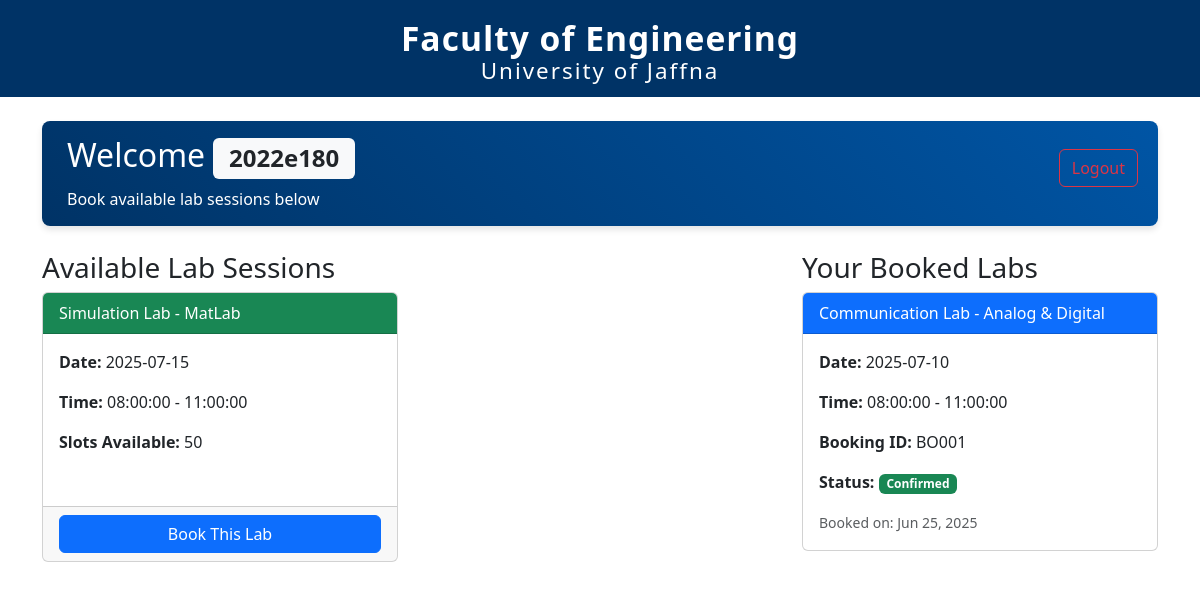
Screenshot of /student_dashboard.php (signed in) with the database file from the repository.
### tables this page shows
CREATE TABLE `student` (
  `Student_ID` varchar(10) NOT NULL,
  `user_id` varchar(10) DEFAULT NULL,
  `Name` varchar(100) NOT NULL,
  `Semester` varchar(20) DEFAULT NULL
);

CREATE TABLE `lab_schedule` (
  `Schedule_ID` varchar(10) NOT NULL,
  `Date` date DEFAULT NULL,
  `Remaining_Capacity` int(11) DEFAULT NULL,
  `Start_Time` time DEFAULT NULL,
  `End_Time` time DEFAULT NULL,
  `Lab_ID` varchar(10) DEFAULT NULL,
  `Lab_TO_ID` varchar(10) DEFAULT NULL,
  `Instructor_ID` varchar(10) DEFAULT NULL,
  `Status` enum('pending','approved','rejected') DEFAULT 'pending'
);

CREATE TABLE `lab_booking` (
  `Booking_ID` varchar(10) NOT NULL,
  `Booking_Date` timestamp NOT NULL DEFAULT current_timestamp(),
  `Student_ID` varchar(10) DEFAULT NULL,
  `Instructor_ID` varchar(10) DEFAULT NULL,
  `Schedule_ID` varchar(10) DEFAULT NULL,
  `Lecture_ID` varchar(10) DEFAULT NULL,
  `Status` enum('pending','approved','rejected','cancelled') NOT NULL DEFAULT 'pending'
);

### student_dashboard.php (the view, shortened to what this page needs)
<?php
include 'config.php';
$user_id = $_SESSION['user_id'];
$student_result = $conn->query("SELECT Student_ID FROM Student WHERE user_id = '$user_id'");
$student_id = '';
if ($student_result && $student_result->num_rows > 0) {
    $student = $student_result->fetch_assoc();
    $student_id = $student['Student_ID'];
}
$available_schedules = $conn->query("
    SELECT s.*, CONCAT(l.Name, ' - ', l.Type) AS lab_fullname
    FROM Lab_Schedule s
    JOIN Lab l ON s.Lab_ID = l.Lab_ID
    WHERE s.Status = 'approved'
    AND s.Remaining_Capacity > 0
    AND s.Schedule_ID NOT IN (
        SELECT Schedule_ID FROM Lab_Booking WHERE Student_ID = '$student_id'
    )
");
$booked_schedules = $conn->query("
    SELECT s.*, CONCAT(l.Name, ' - ', l.Type) AS lab_fullname, b.Booking_ID, b.Booking_Date
    FROM Lab_Booking b
    JOIN Lab_Schedule s ON b.Schedule_ID = s.Schedule_ID
    JOIN Lab l ON s.Lab_ID = l.Lab_ID
    WHERE b.Student_ID = '$student_id'
    ORDER BY s.Date ASC
");
?>
<!DOCTYPE html>
<html>
<head>
    <link href="https://cdn.jsdelivr.net/npm/bootstrap@5.3.0/dist/css/bootstrap.min.css" rel="stylesheet">
</head>
<body>
    <?php include 'header.php'; ?>
    <div class="container mt-4 position-relative">
        <a href="logout.php" class="btn btn-outline-danger logout-btn">Logout</a>
        <div class="welcome-message">
            <h2>
                <?php if ($student_id): ?>
                    Welcome <span class="badge bg-light text-dark"><?= htmlspecialchars($student_id) ?></span>
                <?php else: ?>
                    Welcome Student
                <?php endif; ?>
            </h2>
            <p class="mb-0">Book available lab sessions below</p>
        </div>
        <div class="row">
            <div class="col-md-8">
                <h3>Available Lab Sessions</h3>
                <?php if ($available_schedules && $available_schedules->num_rows === 0): ?>
                    <div class="alert alert-info">No available lab sessions at this time</div>
                <?php elseif ($available_schedules && $available_schedules->num_rows > 0): ?>
                    <div class="row">
                        <?php while($schedule = $available_schedules->fetch_assoc()): ?>
                            <div class="col-md-6 mb-3">
                                <div class="card h-100">
                                    <div class="card-header bg-success text-white">
                                        <?= htmlspecialchars($schedule['lab_fullname']) ?>
                                    </div>
                                    <div class="card-body">
                                        <p><strong>Date:</strong> <?= htmlspecialchars($schedule['Date']) ?></p>
                                        <p><strong>Time:</strong> <?= htmlspecialchars($schedule['Start_Time']) ?> - <?= htmlspecialchars($schedule['End_Time']) ?></p>
                                        <p><strong>Slots Available:</strong> <?= htmlspecialchars($schedule['Remaining_Capacity']) ?></p>
                                    </div>
                                    <div class="card-footer">
                                        <form method="POST">
                                            <button type="submit" class="btn btn-primary w-100">Book This Lab</button>
                                        </form>
                                    </div>
                                </div>
                            </div>
                        <?php endwhile; ?>
                    </div>
                <?php else: ?>
                    <div class="alert alert-danger">Error loading schedules. Please try again later.</div>
                <?php endif; ?>
            </div>
            <div class="col-md-4">
                <h3>Your Booked Labs</h3>
                <?php if ($booked_schedules && $booked_schedules->num_rows === 0): ?>
                    <div class="alert alert-info">You haven't booked any labs yet</div>
                <?php elseif ($booked_schedules && $booked_schedules->num_rows > 0): ?>
                    <?php while($booked = $booked_schedules->fetch_assoc()): ?>
                        <div class="card booked-card mb-3">
                            <div class="card-header bg-primary text-white">
                                <?= htmlspecialchars($booked['lab_fullname']) ?>
                            </div>
                            <div class="card-body">
                                <p><strong>Date:</strong> <?= htmlspecialchars($booked['Date']) ?></p>
                                <p><strong>Time:</strong> <?= htmlspecialchars($booked['Start_Time']) ?> - <?= htmlspecialchars($booked['End_Time']) ?></p>
                                <p><strong>Booking ID:</strong> <?= htmlspecialchars($booked['Booking_ID']) ?></p>
                                <p><strong>Status:</strong>
                                    <span class="badge bg-success">Confirmed</span>
                                </p>
                                <small class="text-muted">
                                    Booked on: <?= date('M d, Y', strtotime($booked['Booking_Date'])) ?>
                                </small>
                            </div>
                        </div>
                    <?php endwhile; ?>
                <?php else: ?>
                    <div class="alert alert-warning">Error loading your bookings</div>
                <?php endif; ?>
            </div>
        </div>
    </div>
</body>
</html>

### student_dashboard.php (style rules this page uses)
.logout-btn { position: absolute; right: 32px; top: 28px; }
.welcome-message { background: linear-gradient(45deg, #003366, #0055a5); color: white; padding: 15px 25px; border-radius: 8px; margin-bottom: 25px; box-shadow: 0 4px 6px rgba(0,0,0,0.1); }
.card { transition: transform 0.3s, box-shadow 0.3s; margin-bottom: 20px; }
.booked-card { background: #f8f9fa; border-left: 4px solid #28a745; }
body { background: #fff; }

### rows the page displays
student: Student_ID "2022e180"
lab_schedule: lab_fullname "Simulation Lab - MatLab", Date "2025-07-15", Start_Time "08:00:00", End_Time "11:00:00", Remaining_Capacity "50"
lab_booking: lab_fullname "Communication Lab - Analog & Digital", Schedule_ID.Date "2025-07-10", Schedule_ID.Start_Time "08:00:00", Schedule_ID.End_Time "11:00:00", Booking_ID "BO001", Booking_Date "Jun 25, 2025"
